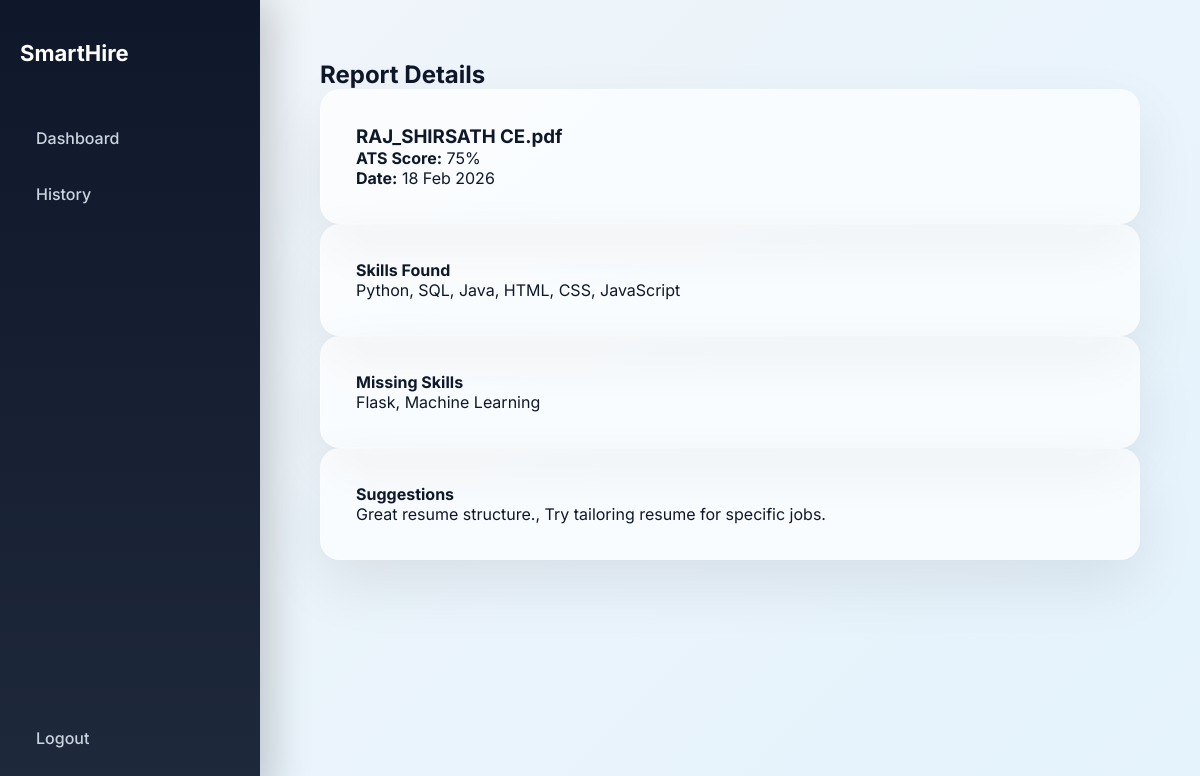
Page /report/2 (signed in) on the committed database.
### models.py (models this page shows)
class ResumeReport(db.Model):
    id = db.Column(db.Integer, primary_key=True)
    user_id = db.Column(db.Integer, db.ForeignKey('user.id'))
    file_name = db.Column(db.String(200))
    ats_score = db.Column(db.Integer)
    skills_found = db.Column(db.Text)
    missing_skills = db.Column(db.Text)
    suggestions = db.Column(db.Text)
    created_at = db.Column(db.DateTime, default=datetime.utcnow)

### app.py (the view)
@app.route("/report/<int:report_id>")
@login_required
def view_report(report_id):
    report = ResumeReport.query.get_or_404(report_id)
    if report.user_id != current_user.id:
        flash("Unauthorized access.")
        return redirect(url_for("history"))
    return render_template("view_report.html", report=report)

### app.py (called while the page is built)
@login_manager.user_loader
def load_user(user_id):
    return User.query.get(int(user_id))

### templates/view_report.html
{% extends "base.html" %}
{% block content %}
<h2>Report Details</h2>
<div class="report-card">
    <h3>{{ report.file_name }}</h3>
    <p><strong>ATS Score:</strong> {{ report.ats_score }}%</p>
    <p><strong>Date:</strong> {{ report.created_at.strftime("%d %b %Y") }}</p>
</div>
<div class="report-section">
    <h4>Skills Found</h4>
    <p>{{ report.skills_found }}</p>
</div>
<div class="report-section">
    <h4>Missing Skills</h4>
    <p>{{ report.missing_skills }}</p>
</div>
<div class="report-section">
    <h4>Suggestions</h4>
    <p>{{ report.suggestions }}</p>
</div>
{% endblock %}

### static/css/style.css (style rules this page uses)
:root { --primary: #3b82f6; --primary-dark: #2563eb; --dark: #0f172a; --dark-2: #1e293b; --light-bg: #f8fafc; --card-bg: rgba(255, 255, 255, 0.7); --border: rgba(255, 255, 255, 0.2); --text-main: #0f172a; --text-light: #64748b; --success: #22c55e; --danger: #ef4444; }
* { margin: 0; padding: 0; box-sizing: border-box; }
body { font-family: 'Inter', sans-serif; background: linear-gradient(-45deg, #eef2ff, #f8fafc, #e0f2fe, #f1f5f9); background-size: 400% 400%; animation: gradientBG 18s ease infinite; color: var(--text-main); }
.card, .upload-card, .result-box, .report-card, .report-section { backdrop-filter: blur(20px); background: var(--card-bg); border-radius: 20px; padding: 35px; border: 1px solid var(--border); box-shadow: 0 25px 60px rgba(0,0,0,0.08); transition: 0.4s ease; }

### rows in the picture
ResumeReport: file_name "RAJ_SHIRSATH CE.pdf", ats_score "75", created_at "18 Feb 2026", skills_found "Python, SQL, Java, HTML, CSS, JavaScript", missing_skills "Flask, Machine Learning", suggestions "Great resume structure., Try tailoring resume for specific jobs."
